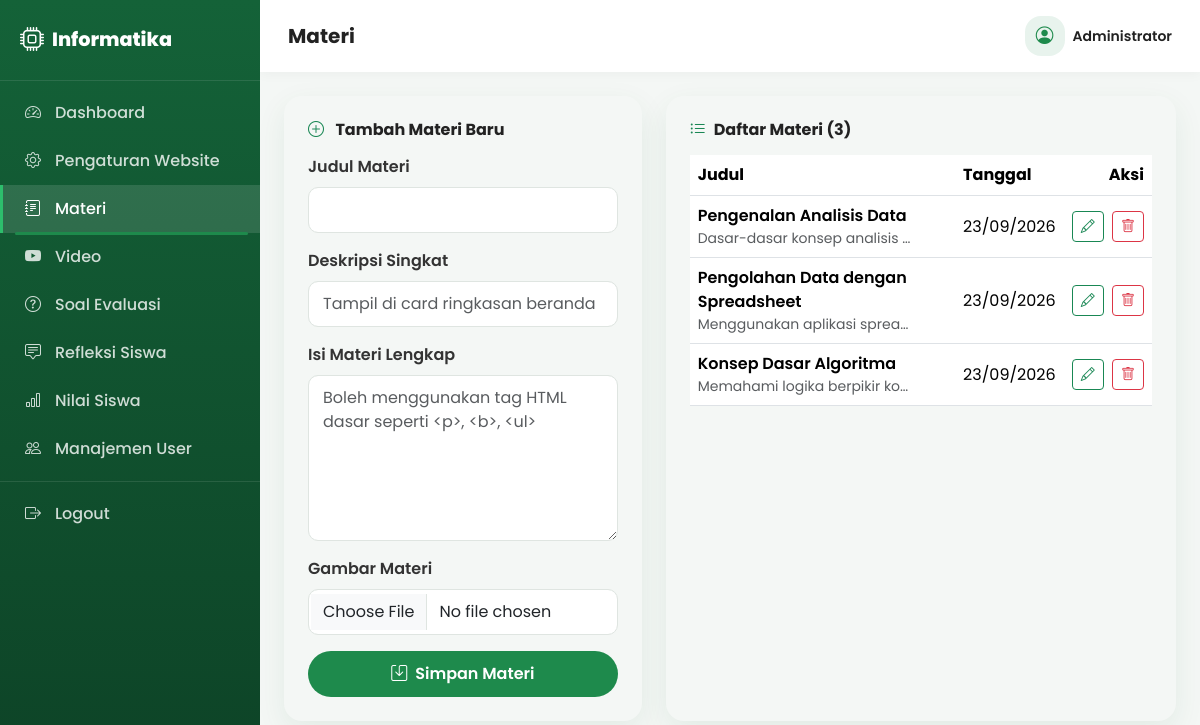
/admin/materi.php (signed in), run on the app's committed database.
### tables this page shows
CREATE TABLE `pengaturan_website` (
  `id` INT(11) NOT NULL AUTO_INCREMENT,
  `nama_website` VARCHAR(150) NOT NULL DEFAULT 'Informatika',
  `domain` VARCHAR(150) NOT NULL DEFAULT 'Teknologi Informasi dan Analisis Data',
  `logo` VARCHAR(255) DEFAULT NULL,
  `banner` VARCHAR(255) DEFAULT NULL,
  `deskripsi` TEXT DEFAULT NULL,
  `pesan_penutup` TEXT DEFAULT NULL,
  PRIMARY KEY (`id`)
);

CREATE TABLE `materi` (
  `id` INT(11) NOT NULL AUTO_INCREMENT,
  `judul` VARCHAR(200) NOT NULL,
  `deskripsi` VARCHAR(255) DEFAULT NULL,
  `isi` LONGTEXT NOT NULL,
  `gambar` VARCHAR(255) DEFAULT NULL,
  `created_at` TIMESTAMP NOT NULL DEFAULT CURRENT_TIMESTAMP,
  PRIMARY KEY (`id`)
);

### admin/materi.php (the view, shortened to what this page needs)
<?php
require_once __DIR__ . '/../includes/koneksi.php';
$page_title = 'Materi';
$halaman_aktif = 'materi';
$editData = null;
$daftarMateri = $pdo->query("SELECT * FROM materi ORDER BY created_at DESC")->fetchAll();
require_once __DIR__ . '/_sidebar.php';
?>
<div class="row g-4">
  <div class="col-lg-5">
    <div class="card-modern p-4">
      <h6 class="fw-bold mb-3">
        <i class="bi <?= $editData ? 'bi-pencil-square' : 'bi-plus-circle' ?> me-2 text-success"></i>
        <?= $editData ? 'Edit Materi' : 'Tambah Materi Baru' ?>
      </h6>
      <form method="POST" enctype="multipart/form-data" class="needs-validation" novalidate>
        <div class="mb-3">
          <label class="form-label">Judul Materi</label>
          <input type="text" class="form-control" name="judul" required value="<?= htmlspecialchars($editData['judul'] ?? '') ?>">
        </div>
        <div class="mb-3">
          <label class="form-label">Deskripsi Singkat</label>
          <input type="text" class="form-control" name="deskripsi" value="<?= htmlspecialchars($editData['deskripsi'] ?? '') ?>" placeholder="Tampil di card ringkasan beranda">
        </div>
        <div class="mb-3">
          <label class="form-label">Isi Materi Lengkap</label>
          <textarea class="form-control" name="isi" rows="6" required placeholder="Boleh menggunakan tag HTML dasar seperti <p>, <b>, <ul>"><?= htmlspecialchars($editData['isi'] ?? '') ?></textarea>
        </div>
        <div class="mb-3">
          <label class="form-label">Gambar Materi</label>
          <input type="file" class="form-control" id="inputGambar" name="gambar" accept="image/*">
        </div>
        <div class="d-flex gap-2">
          <button type="submit" class="btn btn-success-custom flex-fill">
            <i class="bi bi-save me-2"></i><?= $editData ? 'Update Materi' : 'Simpan Materi' ?>
          </button>
        </div>
      </form>
    </div>
  </div>
  <div class="col-lg-7">
    <div class="card-modern p-4">
      <h6 class="fw-bold mb-3"><i class="bi bi-list-ul me-2 text-success"></i>Daftar Materi (<?= count($daftarMateri) ?>)</h6>
      <div class="table-responsive">
        <table class="table table-hover align-middle" id="tabelMateri">
          <thead>
            <tr>
              <th>Judul</th>
              <th>Tanggal</th>
              <th class="text-end">Aksi</th>
            </tr>
          </thead>
          <tbody>
            <?php foreach ($daftarMateri as $m): ?>
              <tr>
                <td>
                  <div class="fw-semibold"><?= htmlspecialchars($m['judul']) ?></div>
                  <div class="text-muted small text-truncate" style="max-width:220px;"><?= htmlspecialchars($m['deskripsi'] ?? '') ?></div>
                </td>
                <td class="text-nowrap"><?= date('d/m/Y', strtotime($m['created_at'])) ?></td>
                <td class="text-end text-nowrap">
                  <a href="materi.php?edit=<?= (int)$m['id'] ?>" class="btn btn-sm btn-outline-success me-1"><i class="bi bi-pencil"></i></a>
                  <button type="button" class="btn btn-sm btn-outline-danger" onclick="hapusMateri(<?= (int)$m['id'] ?>)"><i class="bi bi-trash"></i></button>
                </td>
              </tr>
            <?php endforeach; ?>
          </tbody>
        </table>
      </div>
    </div>
  </div>
</div>
<?php require_once __DIR__ . '/_footer.php'; ?>

### admin/_sidebar.php (shortened to what this page needs)
<?php
$halaman_aktif = $halaman_aktif ?? '';
$pengaturanSidebar = $pdo->query("SELECT nama_website, logo FROM pengaturan_website ORDER BY id ASC LIMIT 1")->fetch();
$nws = $pengaturanSidebar['nama_website'] ?? 'Informatika';
$logoSidebar = !empty($pengaturanSidebar['logo']) ? '../assets/uploads/' . $pengaturanSidebar['logo'] : null;
$menuItems = [
    'dashboard'   => ['dashboard.php', 'bi-speedometer2', 'Dashboard'],
    'pengaturan'  => ['pengaturan.php', 'bi-gear', 'Pengaturan Website'],
    'materi'      => ['materi.php', 'bi-journal-text', 'Materi'],
    'video'       => ['video.php', 'bi-youtube', 'Video'],
    'soal'        => ['soal.php', 'bi-question-circle', 'Soal Evaluasi'],
    'refleksi'    => ['refleksi.php', 'bi-chat-square-text', 'Refleksi Siswa'],
    'nilai'       => ['nilai.php', 'bi-bar-chart', 'Nilai Siswa'],
    'users'       => ['users.php', 'bi-people', 'Manajemen User'],
];
?>
<!DOCTYPE html>
<html lang="id">
<head>
<link href="https://cdn.jsdelivr.net/npm/bootstrap@5.3.3/dist/css/bootstrap.min.css" rel="stylesheet">
<link rel="stylesheet" href="https://cdn.jsdelivr.net/npm/bootstrap-icons@1.11.3/font/bootstrap-icons.css">
<link rel="stylesheet" href="https://cdn.jsdelivr.net/npm/datatables.net-bs5@1.13.8/css/dataTables.bootstrap5.min.css">
<link rel="stylesheet" href="../assets/css/style.css">
</head>
<body>
<aside class="sidebar-admin">
  <div class="sidebar-brand d-flex align-items-center gap-2">
    <?php if ($logoSidebar): ?>
      <img src="<?= htmlspecialchars($logoSidebar) ?>" height="30" alt="Logo">
    <?php else: ?>
      <i class="bi bi-cpu fs-4"></i>
    <?php endif; ?>
    <span><?= htmlspecialchars($nws) ?></span>
  </div>
  <ul class="nav flex-column py-2">
    <?php foreach ($menuItems as $key => [$url, $icon, $label]): ?>
      <li class="nav-item">
        <a class="nav-link d-flex align-items-center gap-2 <?= $halaman_aktif === $key ? 'active' : '' ?>" href="<?= $url ?>">
          <i class="bi <?= $icon ?>"></i> <?= $label ?>
        </a>
      </li>
    <?php endforeach; ?>
    <li class="nav-item mt-2 pt-2" style="border-top:1px solid rgba(255,255,255,0.1);">
      <a class="nav-link d-flex align-items-center gap-2 text-danger-emphasis" href="logout.php" onclick="return confirm('Yakin ingin logout?');">
        <i class="bi bi-box-arrow-right"></i> Logout
      </a>
    </li>
  </ul>
</aside>
<div class="main-admin-content">
  <div class="admin-topbar d-flex align-items-center justify-content-between">
    <h5 class="fw-bold mb-0 d-none d-lg-block"><?= htmlspecialchars($page_title ?? '') ?></h5>
    <div class="d-flex align-items-center gap-2">
      <div class="icon-circle" style="width:40px;height:40px;font-size:1.1rem;">
        <i class="bi bi-person-circle"></i>
      </div>
      <span class="fw-semibold small d-none d-sm-inline"><?= htmlspecialchars($_SESSION['admin_nama'] ?? 'Admin') ?></span>
    </div>
  </div>
  <div class="p-4">

### admin/_footer.php (shortened to what this page needs)
  </div>
</div>
</body>
</html>

### assets/css/style.css (style rules this page uses)
:root { --clr-primary: #1E8A4C; --clr-primary-light: #2DBE6C; --clr-primary-dark: #146238; --clr-bg-soft: #F4F7F5; --clr-gray: #6C757D; --clr-gray-light: #EDF1EF; --radius-lg: 18px; --radius-md: 12px; --shadow-soft: 0 10px 30px rgba(20, 98, 56, 0.08); }
* { font-family: 'Poppins', sans-serif; }
body { background-color: #ffffff; color: #222; }
a { text-decoration: none; }
.nav-link { font-weight: 500; color: #333 !important; position: relative; }
.nav-link.active, .nav-link:hover { color: var(--clr-primary) !important; }
.nav-link.active::after { content: ""; position: absolute; left: 0.75rem; right: 0.75rem; bottom: -2px; height: 3px; border-radius: 3px; background: var(--clr-primary); }
.card-modern { border: none; border-radius: var(--radius-lg); box-shadow: var(--shadow-soft); transition: transform 0.25s ease, box-shadow 0.25s ease; overflow: hidden; height: 100%; }
.icon-circle { width: 56px; height: 56px; border-radius: 16px; background: rgba(30,138,76,0.1); color: var(--clr-primary); display: flex; align-items: center; justify-content: center; font-size: 1.5rem; }
.form-control, .form-select { border-radius: 10px; padding: 10px 14px; border: 1px solid #dfe5e1; }
.form-label { font-weight: 600; color: #333; }
.btn-success-custom { background: var(--clr-primary); border: none; color: #fff; font-weight: 600; padding: 11px 28px; border-radius: 50px; transition: all 0.25s ease; }
.sidebar-admin { min-height: 100vh; width: 260px; background: linear-gradient(180deg, var(--clr-primary-dark), #0d4226); color: #fff; position: fixed; left: 0; top: 0; z-index: 1030; transition: transform 0.3s ease; }
.sidebar-admin .sidebar-brand { padding: 22px 20px; font-weight: 800; font-size: 1.2rem; border-bottom: 1px solid rgba(255,255,255,0.1); }
.sidebar-admin .nav-link { color: rgba(255,255,255,0.8) !important; padding: 12px 22px; font-weight: 500; border-left: 3px solid transparent; }
.sidebar-admin .nav-link i { width: 22px; }
.sidebar-admin .nav-link.active { background: rgba(255,255,255,0.12); color: #fff !important; border-left-color: var(--clr-primary-light); }
.main-admin-content { margin-left: 260px; min-height: 100vh; background: var(--clr-bg-soft); }
.admin-topbar { background: #fff; padding: 16px 28px; box-shadow: 0 2px 12px rgba(0,0,0,0.04); position: sticky; top: 0; z-index: 1020; }

### data on the page
pengaturan_website: nama_website "Informatika"
materi: judul "Pengenalan Analisis Data", deskripsi "Dasar-dasar konsep analisis…", created_at "23/09/2026"
materi: judul "Pengolahan Data dengan Spreadsheet", deskripsi "Menggunakan aplikasi sprea…", created_at "23/09/2026"
materi: judul "Konsep Dasar Algoritma", deskripsi "Memahami logika berpikir ko…", created_at "23/09/2026"

### other printed values
$label "Dashboard"
$label "Pengaturan Website"
$label "Materi"
$label "Video"
$label "Soal Evaluasi"
$label "Refleksi Siswa"
$label "Nilai Siswa"
$label "Manajemen User"
$page_title "Materi"
$_SESSION['admin_nama'] "Administrator"
count($daftarMateri) "3"
